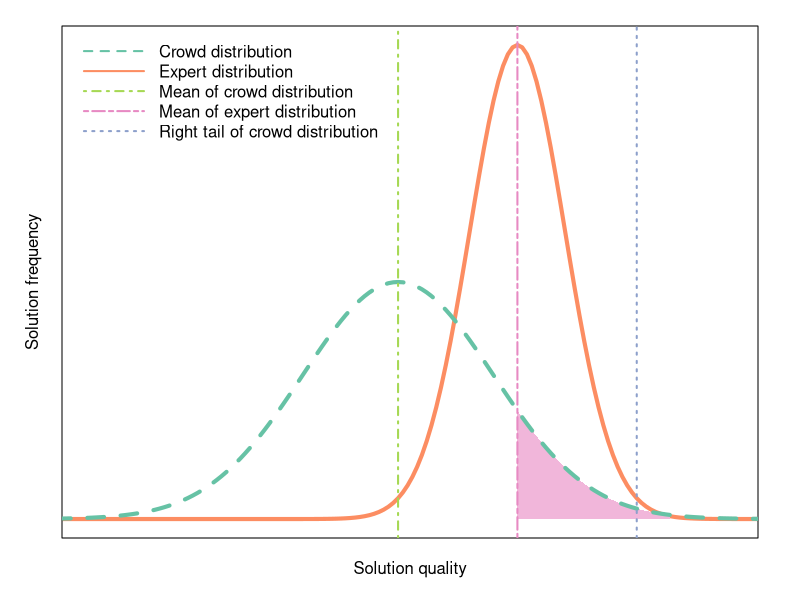

The R source for this figure:
# Reproduces the plot in Figure 1.A of from Szajnfarber, Z., & Vrolijk, A. (2018). 
#   A facilitated expert‐based approach to architecting "openable" complex systems
#   Systems Engineering, 21(1), 47-58.
#   https://doi.org/10.1002/sys.21419

library(here)
library(RColorBrewer)

# Flag indicating whether or not to write plot to file or just display it in a new window.
WRITE_PNG = FALSE

# DPI, or dots per inch.
# A measure of the resolution of a printed document or digital scan.
DPI = 72 # 72 is fine for small plots. Use 144 for larger plots.

# Plot size.
PLOT_HEIGHT_PX = 350
PLOT_WIDTH_PX = 600

# Color palette.
pal = brewer.pal(n=5, name='Set2')

# Write to file or display the plot.
if(WRITE_PNG == TRUE){
  png(here('plots', 'crowd_quality.png'),
      height=PLOT_HEIGHT_PX, width=PLOT_WIDTH_PX, units='px', res=DPI)
}else{
  windows(height=PLOT_HEIGHT_PX/DPI, width=PLOT_WIDTH_PX/DPI)
}

# Remove title whitespace.
par(mar=c(3,3,1.2,2)+0.1)

# The mean of crowd distribution.
crowd_mean = 1

# The mean of expert distribution.
expert_mean = 1.25

# Create a sequence of numbers between 0 and 10 incrementing by 0.1.
expert_x = seq(0, 3, by=.01)

# Choose the mean as 2.5 and standard deviation as 0.5.
expert_y = dnorm(expert_x, mean=expert_mean, sd=0.1)

# Create a sequence of numbers between -10 and 10 incrementing by 0.1.
crowd_x = seq(0, 3, by=.01)

# Choose the mean as 2.5 and standard deviation as 0.5.
crowd_y = dnorm(crowd_x, mean=crowd_mean, sd=0.2)

# Plot expert Gaussian distribution.
plot(expert_x, expert_y, type='l', 
     xlab='',
     ylab='',
     xlim=c(0.35, 1.7),
     xaxt='n', yaxt='n', lwd=4, col=pal[2])

# X-axis label.
mtext('Solution quality', side=1, line=1)

# Y-axis label.
mtext('Solution frequency', side=2, line=1)

# Draw area in which the best crowd solution is better than the mean expert solution.
df = data.frame(crowd_x, crowd_y)
df = df[df$crowd_x >= expert_mean & df$crowd_x < 1.58,]

# This approach to filling the area under the line is taken from whuber:
# https://stackoverflow.com/a/29017246/4030804
# License: CC BY-SA 3.0
y = df$crowd_y
n = length(y)
x = df$crowd_x
s = smooth.spline(x, y, spar=0.5)
xy = predict(s, seq(min(x), max(x), by=0.01))   # Some vertices on the curve
m = length(xy$x)                         
x.poly = c(xy$x, xy$x[m], xy$x[1])              # Adjoin two x-coordinates
y.poly = c(xy$y, 0, 0)                          # ...and the corresponding y-coordinates
polygon(x.poly, y.poly, col='#f1b6da', border=NA)  # Show the polygon fill only

# Plot crowd Gaussian distribution.
lines(crowd_x, crowd_y,
      lwd=4, lty=2, col=pal[1])


# Plot mean of crowd distribution.
abline(v=crowd_mean, lty=4, lwd=2, col=pal[5])

# Plot mean of expert distribution.
abline(v=expert_mean, lty=6, lwd=2, col=pal[4])

# Plot right tail of crowd distribution.
abline(v=1.5, lty=3, lwd=2, col=pal[3])


# Legend
legend("topleft", inset=0.01, lwd=2,
       legend=c(
         'Crowd distribution',
         'Expert distribution',
         'Mean of crowd distribution', 
         'Mean of expert distribution',
         'Right tail of crowd distribution'),
       col=c(pal[1], pal[2], pal[5], pal[4], pal[3]),
       lty=c(2, 1, 4, 6, 3), 
       cex=1, box.lty=0, seg.len=4)

# Device off.
if(WRITE_PNG == TRUE){
  dev.off()
}